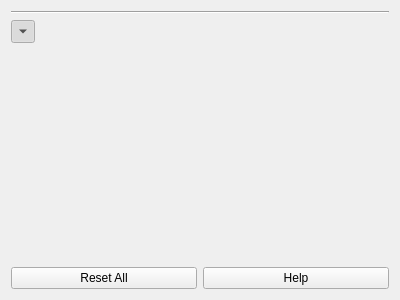
<?xml version="1.0" encoding="UTF-8"?>
<ui version="4.0">
 <class>hlmp::MultiParameterFrame</class>
 <widget class="QFrame" name="hlmp::MultiParameterFrame">
  <property name="geometry">
   <rect>
    <x>0</x>
    <y>0</y>
    <width>400</width>
    <height>300</height>
   </rect>
  </property>
  <property name="windowTitle">
   <string>Frame</string>
  </property>
  <layout class="QGridLayout" name="gridLayout_2">
   <item row="1" column="0" colspan="2">
    <widget class="QFrame" name="headerFrame">
     <property name="sizePolicy">
      <sizepolicy hsizetype="Preferred" vsizetype="Fixed">
       <horstretch>0</horstretch>
       <verstretch>0</verstretch>
      </sizepolicy>
     </property>
     <property name="frameShape">
      <enum>QFrame::Shape::NoFrame</enum>
     </property>
     <property name="frameShadow">
      <enum>QFrame::Shadow::Plain</enum>
     </property>
     <layout class="QHBoxLayout" name="horizontalLayout_2">
      <property name="leftMargin">
       <number>0</number>
      </property>
      <property name="topMargin">
       <number>0</number>
      </property>
      <property name="rightMargin">
       <number>0</number>
      </property>
      <property name="bottomMargin">
       <number>0</number>
      </property>
      <item>
       <widget class="QToolButton" name="headerToolButton">
        <property name="text">
         <string>...</string>
        </property>
        <property name="checkable">
         <bool>true</bool>
        </property>
        <property name="checked">
         <bool>true</bool>
        </property>
        <property name="arrowType">
         <enum>Qt::ArrowType::DownArrow</enum>
        </property>
       </widget>
      </item>
      <item>
       <widget class="QLabel" name="headerLabel">
        <property name="sizePolicy">
         <sizepolicy hsizetype="Expanding" vsizetype="Fixed">
          <horstretch>0</horstretch>
          <verstretch>0</verstretch>
         </sizepolicy>
        </property>
        <property name="text">
         <string/>
        </property>
       </widget>
      </item>
     </layout>
    </widget>
   </item>
   <item row="0" column="0" colspan="2">
    <widget class="Line" name="line">
     <property name="orientation">
      <enum>Qt::Orientation::Horizontal</enum>
     </property>
    </widget>
   </item>
   <item row="3" column="0">
    <widget class="QPushButton" name="resetAllPushButton">
     <property name="text">
      <string>Reset All</string>
     </property>
     <property name="icon">
      <iconset theme="document-revert"/>
     </property>
    </widget>
   </item>
   <item row="3" column="1">
    <widget class="QPushButton" name="helpPushButton">
     <property name="text">
      <string>Help</string>
     </property>
     <property name="icon">
      <iconset theme="help-faq"/>
     </property>
     <property name="checkable">
      <bool>true</bool>
     </property>
     <property name="checked">
      <bool>false</bool>
     </property>
    </widget>
   </item>
   <item row="2" column="0" colspan="2">
    <widget class="QFrame" name="parametersFrame">
     <property name="frameShape">
      <enum>QFrame::Shape::NoFrame</enum>
     </property>
     <property name="frameShadow">
      <enum>QFrame::Shadow::Plain</enum>
     </property>
     <layout class="QVBoxLayout" name="verticalLayout">
      <property name="leftMargin">
       <number>0</number>
      </property>
      <property name="topMargin">
       <number>0</number>
      </property>
      <property name="rightMargin">
       <number>0</number>
      </property>
      <property name="bottomMargin">
       <number>0</number>
      </property>
      <item>
       <layout class="QGridLayout" name="parametersLayout"/>
      </item>
     </layout>
    </widget>
   </item>
  </layout>
 </widget>
 <resources/>
 <connections/>
</ui>
